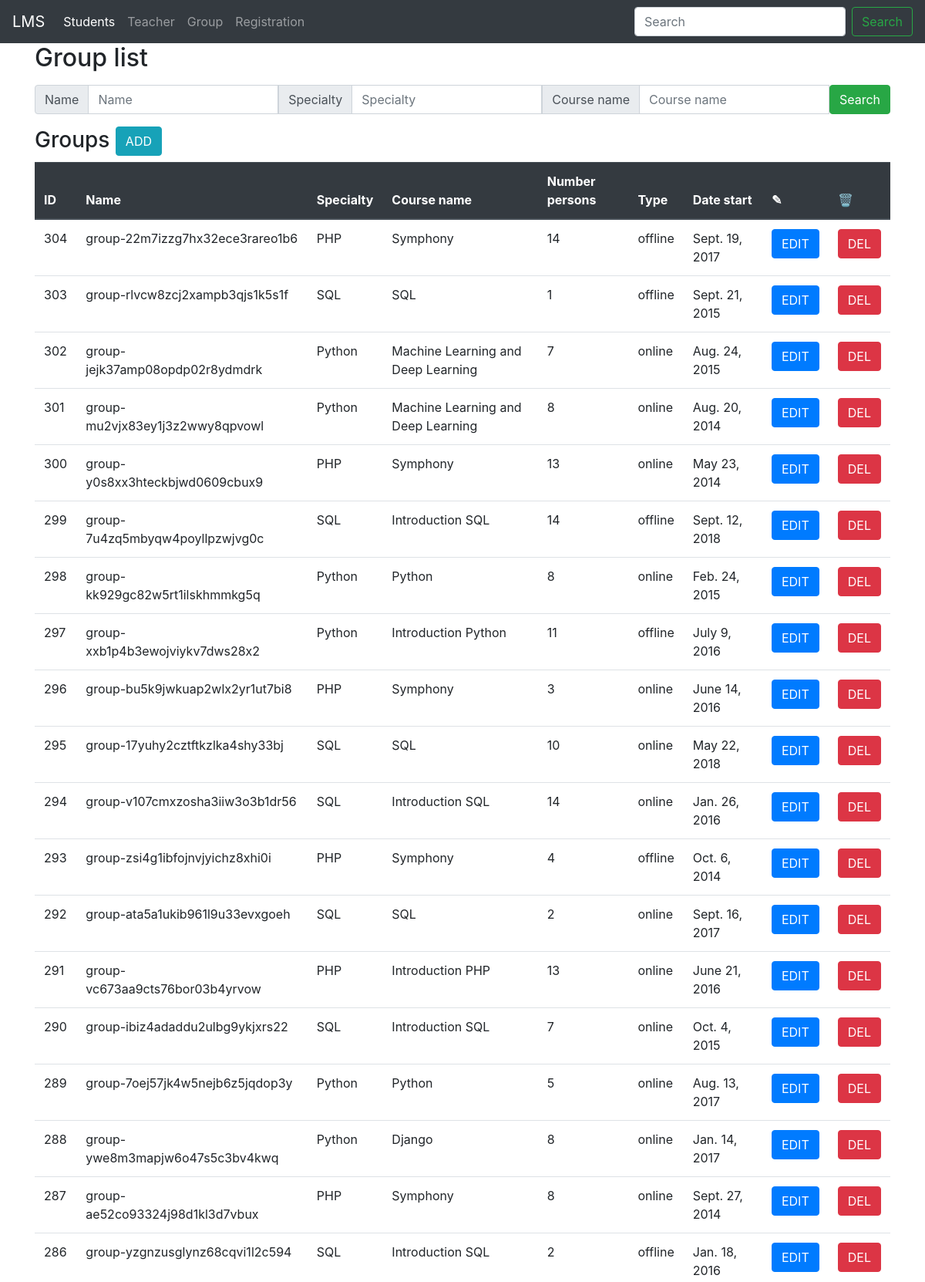
Page /group/groups_list (upper part) on the committed database.
### group/models.py (models this page shows, shortened)
class Group(models.Model):
    ONLINE = 'online'
    OFFLINE = 'offline'
    TYPE_CHOICES = [
        (ONLINE, 'online'),
        (OFFLINE, 'offline')
    ]
    name = models.CharField(max_length=40, null=False, blank=False, unique=True)
    specialty = models.CharField(max_length=40, null=False, blank=False)
    course_name = models.CharField(max_length=80, null=False, blank=False)
    number_persons = models.PositiveSmallIntegerField()
    type = models.CharField(max_length=8, null=False, blank=False, choices=TYPE_CHOICES)
    is_paid = models.BooleanField(null=False, blank=False)
    date_start = models.DateField(default=datetime.date.today)
    teacher = models.ForeignKey(to=Teacher, null=True, on_delete=models.SET_NULL)
    classroom = models.ManyToManyField(to=Classroom, related_name='group')

### group/views.py (the view)
# urls.py: path('groups_list', views.GroupListView.as_view(), name='groups_list'),
class GroupListView(ListView):
    model = Group
    template_name = 'group/groups_list.html'
    context_object_name = 'groups_list'
    def get_queryset(self):
        request = self.request
        qs = super().get_queryset()
        qs = qs.order_by('-id')
        name = request.GET.get('name')
        specialty = request.GET.get('specialty')
        course_name = request.GET.get('course_name')
        groups_filter = Q()
        if name:
            groups_filter |= Q(name=name)
        if specialty:
            groups_filter |= Q(specialty=specialty)
        if course_name:
            groups_filter |= Q(course_name=course_name)
        qs = qs.filter(groups_filter)
        return qs
    def get_context_data(self, *, object_list=None, **kwargs):
        context = super().get_context_data(object_list=None, **kwargs)
        context['title'] = 'Group list'
        return context

### group/templates/group/groups_list.html
{% extends 'group/base.html' %}
{% load static %}
{% block content %}
    <form>
        <div class="input-group mb-3">
            <div class="input-group-prepend">
                <span class="input-group-text" id="basic-addon1">Name</span>
            </div>
            <input name="name" type="text" class="form-control" placeholder="Name" aria-label="name" aria-describedby="basic-addon1">
            <div class="input-group-prepend">
                <span class="input-group-text" id="basic-addon2">Specialty</span>
            </div>
            <input name="specialty" type="text" class="form-control" placeholder="Specialty" aria-label="specialty" aria-describedby="basic-addon1">
            <div class="input-group-prepend">
                <span class="input-group-text" id="basic-addon3">Course name</span>
            </div>
            <input name="course_name" type="text" class="form-control" placeholder="Course name" aria-label="coursename" aria-describedby="basic-addon1">
            <button type="submit" class="btn btn-success">Search</button>
        </div>
    </form>
    {% include 'group/includes/group_table.html' %}
{% endblock %}

### group/templates/group/includes/group_table.html
<h3>Groups <a href="{% url 'group:add' %}" class="btn btn-info">ADD</a></h3>
{% if groups_list %}
    <table class="table table-hover">
        <thead class="thead-dark">
            <tr>
              <th>ID</th>
              <th>Name</th>
              <th>Specialty</th>
              <th>Course name</th>
              <th>Number persons</th>
              <th>Type</th>
              <th>Date start</th>
                <th>&#9998;</th>
                <th>🗑</th>
            </tr>
        </thead>
        {% for group in groups_list  %}
            <tr>
              <td>{{ group.id }}</td>
              <td>{{ group.name }}</td>
              <td>{{ group.specialty }}</td>
              <td>{{ group.course_name }}</td>
              <td>{{ group.number_persons }}</td>
              <td>{{ group.type }}</td>
              <td>{{ group.date_start }}</td>
              <td> <a href="{% url 'group:edit' group.id %}" class="btn btn-primary">EDIT</a></td>
              <td> <a href="{% url 'group:delete' group.id %}" class="btn btn-danger">DEL</a></td>
            </tr>
        {% endfor %}
    </table>
{% else %}
    <p>Sorry, list is empty</p>
{% endif %}

### rows in the picture
Group: id "304", name "group-22m7izzg7hx32ece3rareo1b6", specialty "PHP", course_name "Symphony", number_persons "14", type "offline", date_start "Sept. 19, 2017"
Group: id "303", name "group-rlvcw8zcj2xampb3qjs1k5s1f", specialty "SQL", course_name "SQL", number_persons "1", type "offline", date_start "Sept. 21, 2015"
Group: id "302", name "group-jejk37amp08opdp02r8ydmdrk", specialty "Python", course_name "Machine Learning and Deep Learning", number_persons "7", type "online", date_start "Aug. 24, 2015"
Group: id "301", name "group-mu2vjx83ey1j3z2wwy8qpvowl", specialty "Python", course_name "Machine Learning and Deep Learning", number_persons "8", type "online", date_start "Aug. 20, 2014"
Group: id "300", name "group-y0s8xx3hteckbjwd0609cbux9", specialty "PHP", course_name "Symphony", number_persons "13", type "online", date_start "May 23, 2014"
Group: id "299", name "group-7u4zq5mbyqw4poyllpzwjvg0c", specialty "SQL", course_name "Introduction SQL", number_persons "14", type "offline", date_start "Sept. 12, 2018"
Group: id "298", name "group-kk929gc82w5rt1ilskhmmkg5q", specialty "Python", course_name "Python", number_persons "8", type "online", date_start "Feb. 24, 2015"
Group: id "297", name "group-xxb1p4b3ewojviykv7dws28x2", specialty "Python", course_name "Introduction Python", number_persons "11", type "offline", date_start "July 9, 2016"
Group: id "296", name "group-bu5k9jwkuap2wlx2yr1ut7bi8", specialty "PHP", course_name "Symphony", number_persons "3", type "online", date_start "June 14, 2016"
Group: id "295", name "group-17yuhy2cztftkzlka4shy33bj", specialty "SQL", course_name "SQL", number_persons "10", type "online", date_start "May 22, 2018"
Group: id "294", name "group-v107cmxzosha3iiw3o3b1dr56", specialty "SQL", course_name "Introduction SQL", number_persons "14", type "online", date_start "Jan. 26, 2016"
Group: id "293", name "group-zsi4g1ibfojnvjyichz8xhi0i", specialty "PHP", course_name "Symphony", number_persons "4", type "offline", date_start "Oct. 6, 2014"
Group: id "292", name "group-ata5a1ukib961l9u33evxgoeh", specialty "SQL", course_name "SQL", number_persons "2", type "online", date_start "Sept. 16, 2017"
Group: id "291", name "group-vc673aa9cts76bor03b4yrvow", specialty "PHP", course_name "Introduction PHP", number_persons "13", type "online", date_start "June 21, 2016"
Group: id "290", name "group-ibiz4adaddu2ulbg9ykjxrs22", specialty "SQL", course_name "Introduction SQL", number_persons "7", type "online", date_start "Oct. 4, 2015"
Group: id "289", name "group-7oej57jk4w5nejb6z5jqdop3y", specialty "Python", course_name "Python", number_persons "5", type "online", date_start "Aug. 13, 2017"
Group: id "288", name "group-ywe8m3mapjw6o47s5c3bv4kwq", specialty "Python", course_name "Django", number_persons "8", type "online", date_start "Jan. 14, 2017"
Group: id "287", name "group-ae52co93324j98d1kl3d7vbux", specialty "PHP", course_name "Symphony", number_persons "8", type "online", date_start "Sept. 27, 2014"
Group: id "286", name "group-yzgnzusglynz68cqvi1l2c594", specialty "SQL", course_name "Introduction SQL", number_persons "2", type "offline", date_start "Jan. 18, 2016"

### other values in the picture
{{ title }} "Group list"
